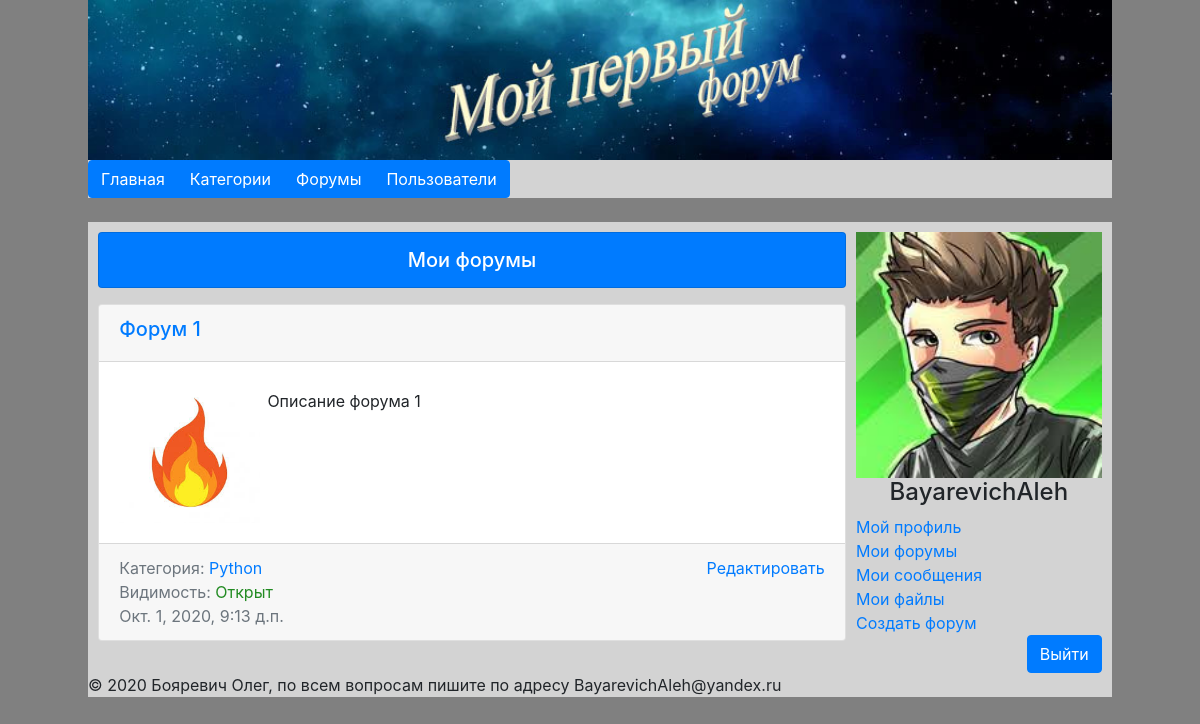
/myforums/ (signed in), run on an earlier commit of the app's database.
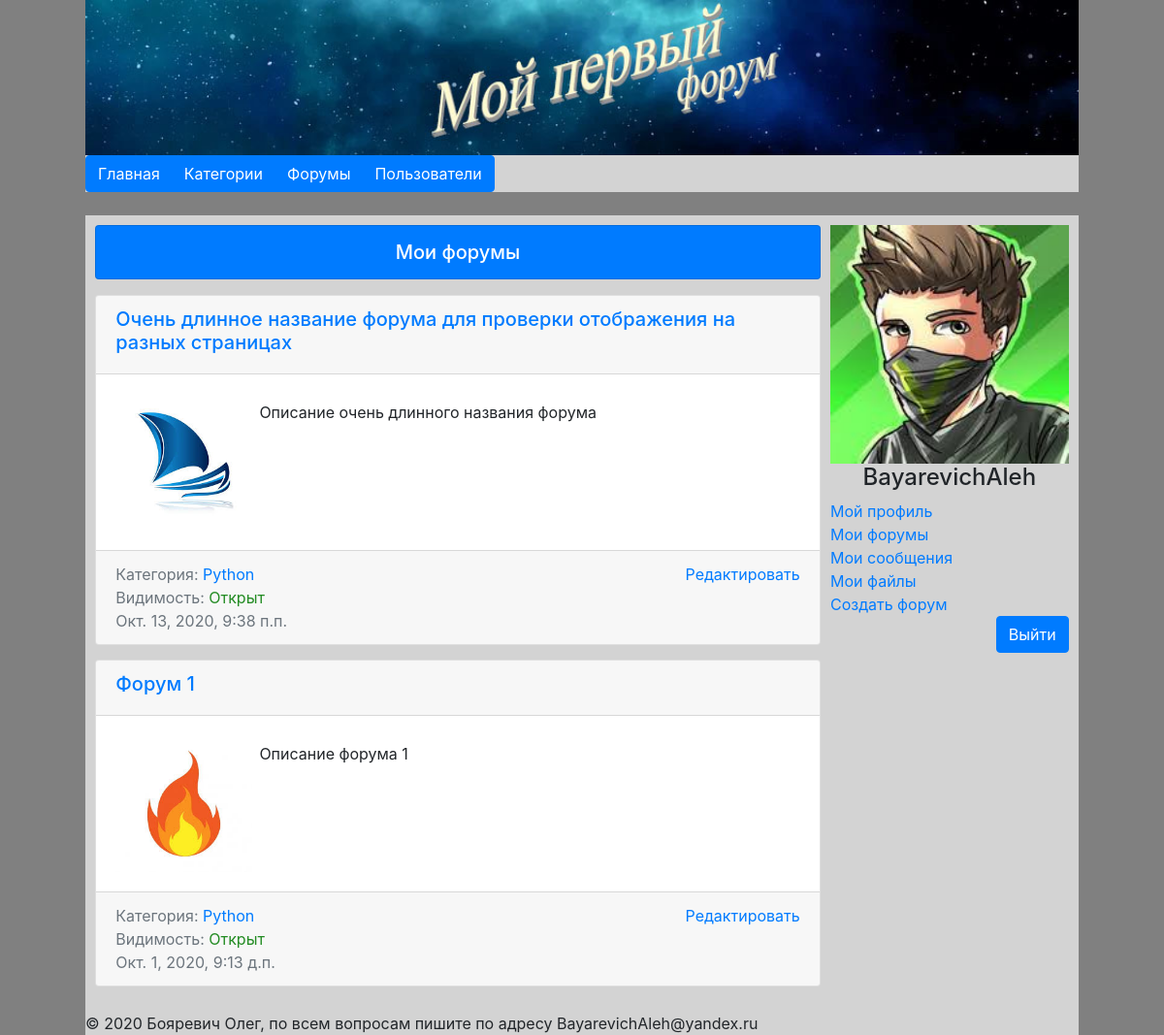
And on a later commit of the database.
### Forum/models.py (models this page shows, shortened)
class Forum(models.Model):
    category = models.ForeignKey('Category', on_delete=models.SET_NULL, null=True,
                                 verbose_name='Категория')
    name = models.CharField(max_length=100, unique=True, verbose_name='Название')
    commit = models.TextField(verbose_name='Описание')
    logo = models.ImageField(blank=True, upload_to='forumlogos/', verbose_name='Логотип')
    creator = models.ForeignKey('Users', on_delete=models.PROTECT, null=True, verbose_name='Создатель')
    is_published = models.BooleanField(default=True,
                                       verbose_name='Публичность')
    create_date = models.DateTimeField(auto_now_add=True, verbose_name='Дата создания')
    def get_absolute_url(self):
        return reverse('forum', kwargs={"forum_id": self.pk})
    class Meta:
        verbose_name = 'Форум'
        verbose_name_plural = 'Форумы'
        ordering = ['-create_date']

class Category(models.Model):
    title = models.CharField(max_length=150, db_index=True, unique=True, verbose_name='Название категории')
    commit = models.TextField(max_length=1000, verbose_name='Описание категории')
    def get_absolute_url(self):
        return reverse('category', kwargs={"category_id": self.pk})
    def __str__(self):
        return self.title
    class Meta:
        verbose_name = 'Котегория'
        verbose_name_plural = 'Категории'
        ordering = ['pk']

### Forum/views.py (the view)
# urls.py: path('myforums/', MyForumsView.as_view(), name='myforums'),
class MyForumsView(MyListView):
    model = Forum
    template_name = 'Forum/myforums.html'
    context_object_name = 'forums'
    allow_empty = True
    paginate_by = 10
    def get_context_data(self, *, object_list=None, **kwargs):
        context = super(MyForumsView, self).get_context_data()
        context['category'] = 'Мои форумы'
        context['title'] = "Мои форумы"
        self.pages = context['page_obj']
        context['pages'] = self.get_pages()
        return context
    def get(self, request, *args, **kwargs):
        if request.user.pk == None:
            return redirect('index')
        return super(MyForumsView, self).get(request, *args, **kwargs)
    def get_queryset(self):
        try:
            return Forum.objects.filter(creator=self.request.user)
        except:
            raise Http404("Ошибка авторизации")

### Forum/models.py (called while the page is built)
    def get_absolute_url(self):
        return reverse('user', kwargs={"username": self.username})

### Forum/utils.py (called while the page is built)
    def get_pages(self,):
        num_pages = self.pages.paginator.num_pages
        number = self.pages.number
        if num_pages < 10:
            return (range(1, num_pages + 1))
        elif number > num_pages - 5:
            return (range(num_pages - 8, num_pages + 1))
        else:
            return (range(number - 4, number + 4))

### Forum/views.py (called while the page is built)
    def get_context_data(self, *, object_list=None, **kwargs):
        context = super(__class__, self).get_context_data(**kwargs)
        context['userform'] = UserLoginForm
        context['title'] = self.title
        self.pages = context['page_obj']
        context['pages'] = self.get_pages()
        return context

### Forum/templates/Forum/myforums.html
{% extends 'base.html' %}
{% block content %}
    <div class="card text-white bg-primary mb-3">
        <h5 style="margin: 15px auto">
            Мои форумы
        </h5>
    </div>
    {% for item in forums %}
        <div class="card text-center" style="margin: 15px auto">
            <div class="card-header" align="left">
                <a href="{{ item.get_absolute_url }}"><h5>{{ item.name }}</h5></a>
            </div>
            <div class="card-body" align="left">
                <div class="col-1-4" style="width: 20%">
                    {% if  item.logo %}
                        <img src="../../static{{ item.logo.url }}" width="100%" alt="Логотип">
                    {% else %}
                        <img src="../../static/media/forumlogos/nologo.png" width="100%" alt="Логотип">
                    {% endif %}
                </div>
                <div class="col-3-4"><p class="card-text" align="justify">{{ item.commit }}</p></div>
            </div>
            <div class="card-footer text-muted" align="left">
                <div class="row">
                    <div class="col-1-4" style="width: 70%">
                        Категория: <a href="{{ item.category.get_absolute_url }}">{{ item.category }}</a><br>
                        Видимость: {% if item.is_published %}<font color="#228b22">Открыт</font>{% else %}
                        <font color="red">Закрыт{% endif %}</font><br>
                        {{ item.create_date }}
                    </div>
                    <div class="col-1-4" style="width: 30%; text-align: right">
                        <a href="{{ item.get_absolute_url }}/edit_forum">Редактировать</a><br>
                    </div>
                </div>
            </div>
        </div>
    {% endfor %}
{% endblock %}
{% block user %}
    {{ block.super }}
{% endblock %}

What changed in the data, as far as the page shows it:
added Forum: name "Очень длинное название форума для проверки отображения на разных страницах", logo (picture), commit "Описание очень длинного названия форума", category "Python", is_published "Открыт", create_date "Окт. 13, 2020, 9:38 п.п."
